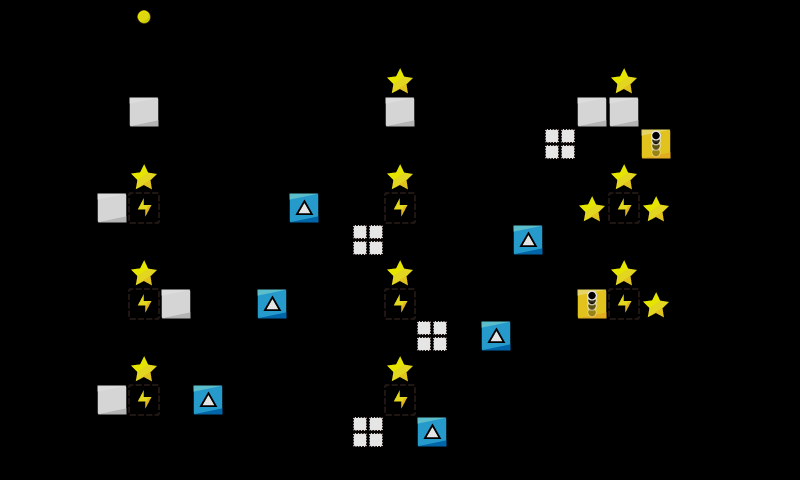

This game map was drawn from its Tiled (.tmx) file and the tilesets committed beside it. A one-line description and the trimmed map source follow:
An orthogonal 25x15 tile map with 32x32 px tiles, 1 tile layer (map).

<map version="1.2" tiledversion="1.2.3" orientation="orthogonal" renderorder="right-down" width="25" height="15" tilewidth="32" tileheight="32" infinite="0" nextlayerid="3" nextobjectid="3">
 <properties>
  <property name="ad" value="false" />
 </properties>
 <tileset firstgid="1" name="map_tiles" tilewidth="32" tileheight="32" tilecount="225" columns="15">
  <image source="../../img/map_tiles.png" width="480" height="480" />
 </tileset>
 <layer id="1" name="map" width="25" height="15" opacity="0.9">
  <data>[375 cells, 41 non-empty, 7 distinct tile ids]</data>
 </layer>
 <objectgroup id="2" name="Object Layer 1" />
</map>
